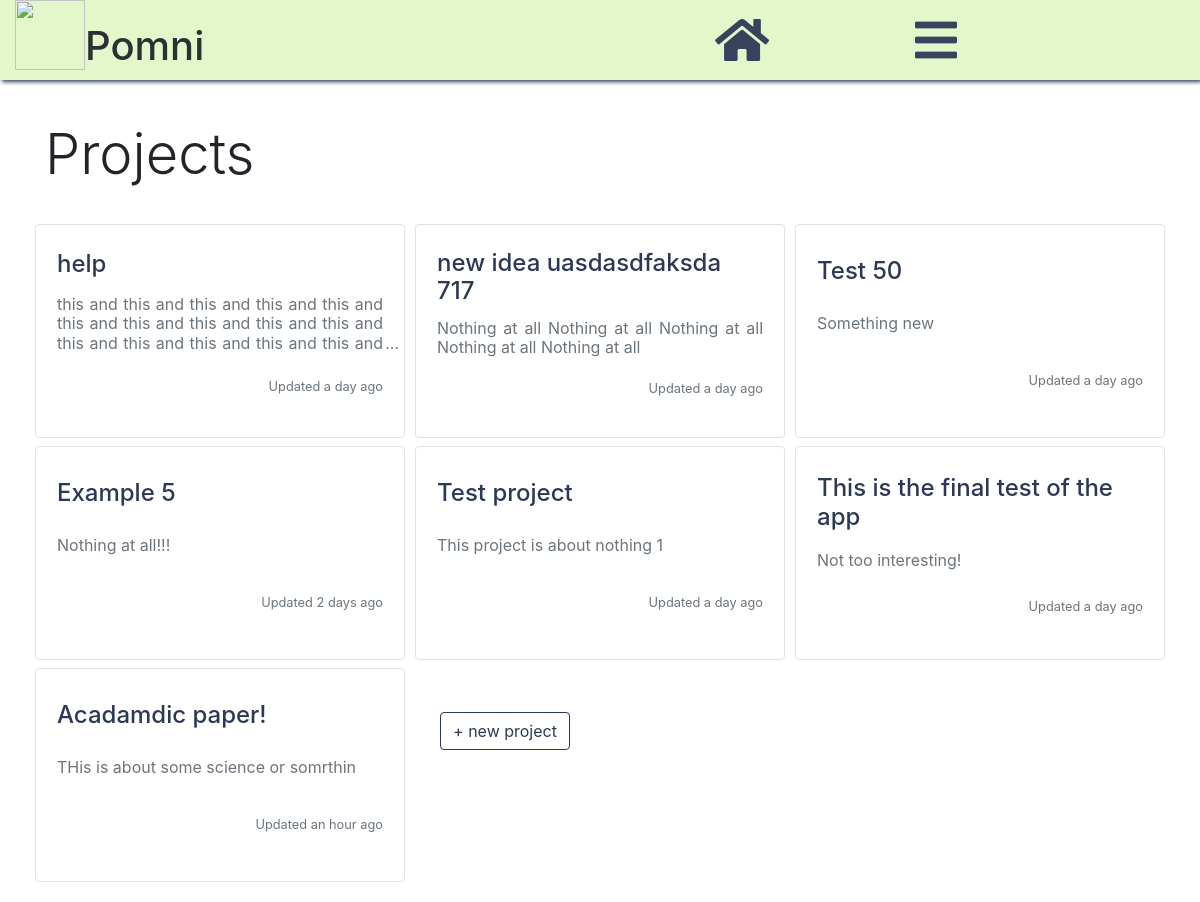
/dashboard/ (signed in), run on the app's committed database.
### app/models.py (models this page shows, shortened)
class Project(db.Model):
    id = db.Column(db.Integer, primary_key=True)
    title = db.Column(db.String(120), index=True)
    description = db.Column(db.String(240))
    current_stage = db.Column(db.Integer, default=-1)
    num_sessions = db.Column(db.Integer, default=0)
    study_length = db.Column(db.Integer, default=25)
    summary_length = db.Column(db.Integer, default=2)
    s_break_length = db.Column(db.Integer, default=3)
    l_break_length = db.Column(db.Integer, default=20)
    pom_num = db.Column(db.Integer, default=3)
    cycle_num = db.Column(db.Integer, default=2)
    timestamp = db.Column(db.DateTime, index=True, default=datetime.utcnow())
    last_timestamp = db.Column(db.DateTime, index=True, default=datetime.utcnow())
    user_id = db.Column(db.Integer, db.ForeignKey('user.id'))
    pomodoros = db.relationship('Pomodoro', backref='project', lazy='dynamic')

### app/routes.py (the view)
@app.route("/dashboard/", methods=['GET', 'POST'])
@login_required
def dashboard():
    project0 = Project.query.filter_by(user_id=current_user.id).first()
    projects = Project.query.filter_by(user_id=current_user.id)
    if project0 is None:
        has_projects = False
        return render_template('dashboard.html',
                                projects=projects,
                                has_projects=has_projects, title='Dashboard')
    else:
        has_projects = True
        return render_template('dashboard.html',
                                projects=projects,
                                has_projects=has_projects, title='Dashboard')

### app/models.py (called while the page is built)
@login.user_loader
def load_user(id):
    return User.query.get(int(id))

### app/templates/dashboard.html (shortened to what this page needs)
{% extends "base.html" %}
{% block page_title %}
<div class="row">
  <div class="col-md-6">
    <h2 class="display-4 pb-4">Projects</h2>
    </div>
</div>
{% endblock %}
{% block app_content %}
  <div class="row ">
  {% if has_projects %}
    {% for n in range((projects.all() | length)+1) %}
    {% if n == (projects.all() | length) %}
    <div class="col-lg-2 col-md-6">
    <div class="text-center">
        <a href="/new_project/" class='btn btn-outline-primary btn-large my-5'>+ new project</a>
    </div>
    </div>
    {% else %}
    <div class="col-lg-4 col-md-6 my-1">
      <div class="border rounded project-box">
        <a  href="/project/{{projects[n].title}}" class="nounderline">
          <div class="d-flex flex-column justify-content-around m-2" style="height: 170px;">
            <div class="">
                  <h4 class="d-inline text-primary">{{ projects[n].title }}</h3>
            </div>
            <div class="">
              <p class="block-with-text text-muted mt-2">{{ projects[n].description }}</p>
            </div>
            <div class="">
              <small><p class="text-muted text-right align-bottom" id="last_updated{{n}}">
              </p> </small>
            </div>
          </div>
          </a>
        </div>
      </div>
  {% endif %}
  {% endfor %}
  {% else %}
    <h4>Let's get to work. <a href="/new_project/">Start a new project!</a></h4>
  {% endif %}
  </div>
{% endblock %}

### app/templates/base.html (shortened to what this page needs)
<!DOCTYPE html>
<html lang="en">
  {% block head %}
      <link rel="stylesheet" href="https://use.fontawesome.com/releases/v5.4.1/css/all.css">
      <link rel= "stylesheet" type= "text/css" href= "{{ url_for('static', filename='css/bootstrap.min.css')}}">
      <link rel= "stylesheet" type= "text/css" href= "{{ url_for('static', filename='css/style.min.css')}}">
  {% endblock %}
</head>
<body>
{% block navbar %}
<div class="fixed-top topbar">
  <div class="container-fluid">
  <div class="row">
      <div class="col-7 d-inline-block">
      <a href="/"><img src="https://image.flaticon.com/icons/svg/167/167283.svg" height="70" width="70"></a><h1 class="d-inline align-bottom">Pomni</h1></div>
      <div class="col-2"> <a href="/" role="button"><i class="py-3 fas fa-home fa-3x text-primary"></i></a></div>
    <div class="col-3 ml-auto">
        <a href="#" id="navbarDropdown" role="button" data-toggle="dropdown" aria-haspopup="true" aria-expanded="false">
            <i class="py-3 fas fa-bars fa-3x text-primary"></i>
        </a>
      </div>
    </div>
  </div>
</div>
{% endblock %}
{% block content %}
    <div class="container py-3">
      {% block page_title %}{% endblock %}
      <div>
        {% block app_content %}
        {% endblock %}
        </div>
    </div>
{% endblock %}
</body>
</html>

### data on the page
Project: title "help", description "this and this and this and this and this and this and this and this and this and this and this and this and this and this and this and…"
Project: title "new idea uasdasdfaksda 717", description "Nothing at all Nothing at all Nothing at all Nothing at all Nothing at all"
Project: title "Test 50", description "Something new"
Project: title "Example 5", description "Nothing at all!!!"
Project: title "Test project", description "This project is about nothing 1"
Project: title "This is the final test of the app", description "Not too interesting!"
Project: title "Acadamdic paper!", description "THis is about some science or somrthin"
